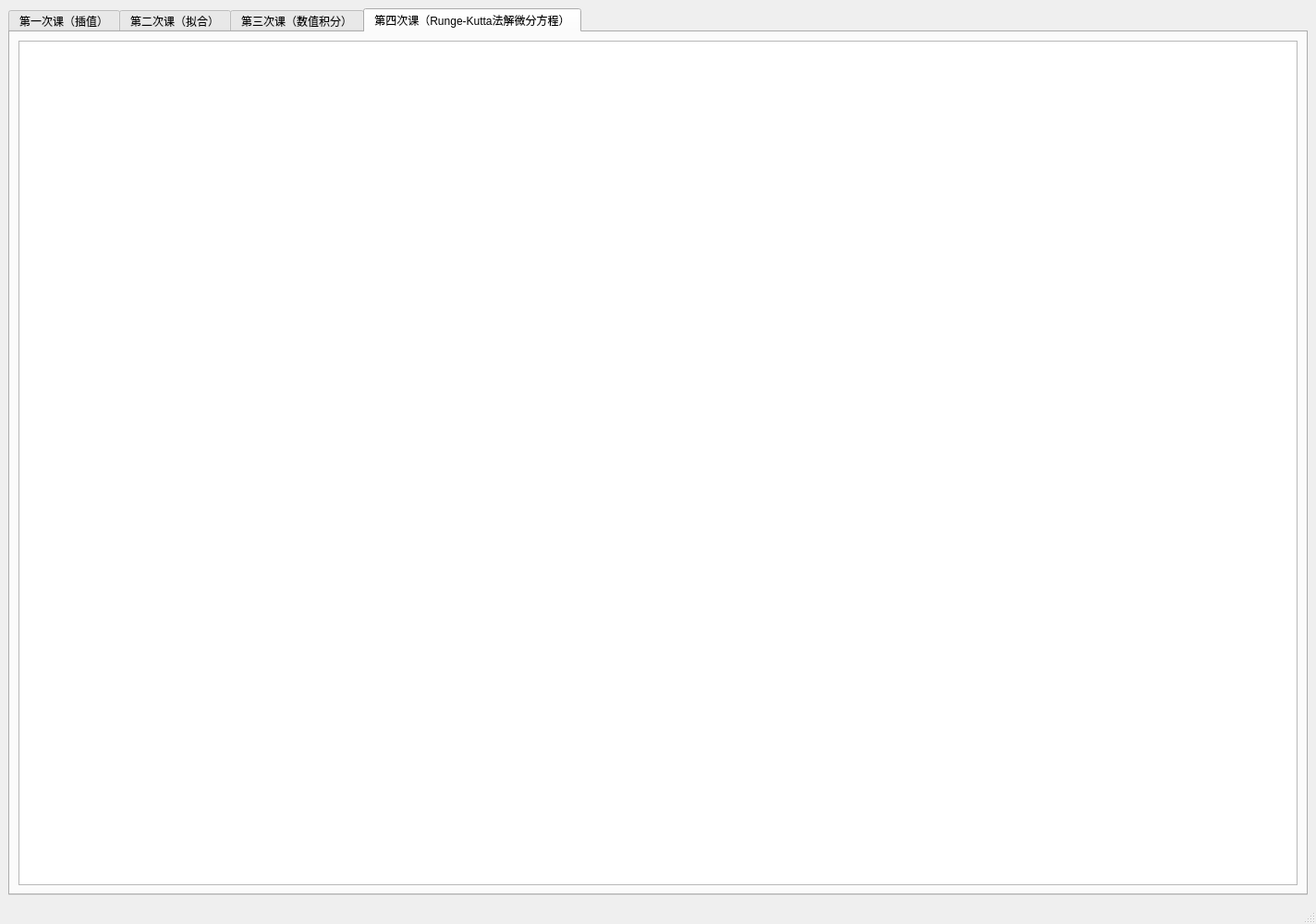
<?xml version="1.0" encoding="UTF-8"?>
<ui version="4.0">
 <class>MainWindow</class>
 <widget class="QMainWindow" name="MainWindow">
  <property name="geometry">
   <rect>
    <x>0</x>
    <y>0</y>
    <width>1424</width>
    <height>1000</height>
   </rect>
  </property>
  <property name="windowTitle">
   <string>MainWindow</string>
  </property>
  <widget class="QWidget" name="centralwidget">
   <layout class="QGridLayout" name="gridLayout_5">
    <item row="1" column="0">
     <widget class="QTabWidget" name="tabWidget">
      <property name="currentIndex">
       <number>3</number>
      </property>
      <widget class="QWidget" name="tab">
       <attribute name="title">
        <string>第一次课（插值）</string>
       </attribute>
       <widget class="QChartView" name="graphicsView">
        <property name="geometry">
         <rect>
          <x>0</x>
          <y>30</y>
          <width>1001</width>
          <height>851</height>
         </rect>
        </property>
       </widget>
       <widget class="QGroupBox" name="groupBox">
        <property name="geometry">
         <rect>
          <x>1020</x>
          <y>30</y>
          <width>91</width>
          <height>182</height>
         </rect>
        </property>
        <property name="title">
         <string>一次曲线</string>
        </property>
        <layout class="QGridLayout" name="gridLayout">
         <item row="0" column="0">
          <widget class="QLabel" name="label">
           <property name="text">
            <string>x1:</string>
           </property>
          </widget>
         </item>
         <item row="0" column="1">
          <widget class="QLineEdit" name="lineEdit_oneX1"/>
         </item>
         <item row="1" column="0">
          <widget class="QLabel" name="label_2">
           <property name="text">
            <string>y1:</string>
           </property>
          </widget>
         </item>
         <item row="1" column="1">
          <widget class="QLineEdit" name="lineEdit_oneY1"/>
         </item>
         <item row="2" column="0">
          <widget class="QLabel" name="label_4">
           <property name="text">
            <string>x2:</string>
           </property>
          </widget>
         </item>
         <item row="2" column="1">
          <widget class="QLineEdit" name="lineEdit_oneX2"/>
         </item>
         <item row="3" column="0">
          <widget class="QLabel" name="label_3">
           <property name="text">
            <string>y2:</string>
           </property>
          </widget>
         </item>
         <item row="3" column="1">
          <widget class="QLineEdit" name="lineEdit_oneY2"/>
         </item>
         <item row="4" column="1">
          <widget class="QPushButton" name="pushButton_oneOK">
           <property name="text">
            <string>确定</string>
           </property>
          </widget>
         </item>
        </layout>
       </widget>
       <widget class="QGroupBox" name="groupBox_2">
        <property name="geometry">
         <rect>
          <x>1030</x>
          <y>240</y>
          <width>91</width>
          <height>240</height>
         </rect>
        </property>
        <property name="title">
         <string>二次曲线</string>
        </property>
        <layout class="QGridLayout" name="gridLayout_2">
         <item row="0" column="0">
          <widget class="QLabel" name="label_8">
           <property name="text">
            <string>x1:</string>
           </property>
          </widget>
         </item>
         <item row="0" column="1">
          <widget class="QLineEdit" name="lineEdit_twoX1"/>
         </item>
         <item row="1" column="0">
          <widget class="QLabel" name="label_7">
           <property name="text">
            <string>y1:</string>
           </property>
          </widget>
         </item>
         <item row="1" column="1">
          <widget class="QLineEdit" name="lineEdit_twoY1"/>
         </item>
         <item row="2" column="0">
          <widget class="QLabel" name="label_5">
           <property name="text">
            <string>x2:</string>
           </property>
          </widget>
         </item>
         <item row="2" column="1">
          <widget class="QLineEdit" name="lineEdit_twoX2"/>
         </item>
         <item row="3" column="0">
          <widget class="QLabel" name="label_6">
           <property name="text">
            <string>y2:</string>
           </property>
          </widget>
         </item>
         <item row="3" column="1">
          <widget class="QLineEdit" name="lineEdit_twoY2"/>
         </item>
         <item row="4" column="0">
          <widget class="QLabel" name="label_9">
           <property name="text">
            <string>x3:</string>
           </property>
          </widget>
         </item>
         <item row="4" column="1">
          <widget class="QLineEdit" name="lineEdit_twoX3"/>
         </item>
         <item row="5" column="0">
          <widget class="QLabel" name="label_10">
           <property name="text">
            <string>y3:</string>
           </property>
          </widget>
         </item>
         <item row="5" column="1">
          <widget class="QLineEdit" name="lineEdit_twoY3"/>
         </item>
         <item row="6" column="1">
          <widget class="QPushButton" name="pushButton_twoOK">
           <property name="text">
            <string>确定</string>
           </property>
          </widget>
         </item>
        </layout>
       </widget>
       <widget class="QGroupBox" name="groupBox_3">
        <property name="geometry">
         <rect>
          <x>1170</x>
          <y>20</y>
          <width>111</width>
          <height>298</height>
         </rect>
        </property>
        <property name="title">
         <string>三次曲线</string>
        </property>
        <layout class="QGridLayout" name="gridLayout_3">
         <item row="0" column="0">
          <widget class="QLabel" name="label_11">
           <property name="text">
            <string>x1:</string>
           </property>
          </widget>
         </item>
         <item row="0" column="1">
          <widget class="QLineEdit" name="lineEdit_threeX1"/>
         </item>
         <item row="1" column="0">
          <widget class="QLabel" name="label_12">
           <property name="text">
            <string>y1:</string>
           </property>
          </widget>
         </item>
         <item row="1" column="1">
          <widget class="QLineEdit" name="lineEdit_threeY1"/>
         </item>
         <item row="2" column="0">
          <widget class="QLabel" name="label_13">
           <property name="text">
            <string>x2:</string>
           </property>
          </widget>
         </item>
         <item row="2" column="1">
          <widget class="QLineEdit" name="lineEdit_threeX2"/>
         </item>
         <item row="3" column="0">
          <widget class="QLabel" name="label_14">
           <property name="text">
            <string>y2:</string>
           </property>
          </widget>
         </item>
         <item row="3" column="1">
          <widget class="QLineEdit" name="lineEdit_threeY2"/>
         </item>
         <item row="4" column="0">
          <widget class="QLabel" name="label_15">
           <property name="text">
            <string>x3:</string>
           </property>
          </widget>
         </item>
         <item row="4" column="1">
          <widget class="QLineEdit" name="lineEdit_threeX3"/>
         </item>
         <item row="5" column="0">
          <widget class="QLabel" name="label_16">
           <property name="text">
            <string>y3:</string>
           </property>
          </widget>
         </item>
         <item row="5" column="1">
          <widget class="QLineEdit" name="lineEdit_threeY3"/>
         </item>
         <item row="6" column="0">
          <widget class="QLabel" name="label_18">
           <property name="text">
            <string>x4:</string>
           </property>
          </widget>
         </item>
         <item row="6" column="1">
          <widget class="QLineEdit" name="lineEdit_threeX4"/>
         </item>
         <item row="7" column="0">
          <widget class="QLabel" name="label_17">
           <property name="text">
            <string>y4:</string>
           </property>
          </widget>
         </item>
         <item row="7" column="1">
          <widget class="QLineEdit" name="lineEdit_threeY4"/>
         </item>
         <item row="8" column="1">
          <widget class="QPushButton" name="pushButton_threeOK">
           <property name="text">
            <string>确定</string>
           </property>
          </widget>
         </item>
        </layout>
       </widget>
       <widget class="QGroupBox" name="groupBox_4">
        <property name="geometry">
         <rect>
          <x>1150</x>
          <y>570</y>
          <width>132</width>
          <height>65</height>
         </rect>
        </property>
        <property name="title">
         <string>例2.2.1</string>
        </property>
        <layout class="QGridLayout" name="gridLayout_4">
         <item row="0" column="0">
          <widget class="QLineEdit" name="lineEdit_result221"/>
         </item>
        </layout>
       </widget>
      </widget>
      <widget class="QWidget" name="tab_2">
       <attribute name="title">
        <string>第二次课（拟合）</string>
       </attribute>
       <layout class="QGridLayout" name="gridLayout_6">
        <item row="0" column="0">
         <widget class="QChartView" name="graphicsView_651"/>
        </item>
       </layout>
      </widget>
      <widget class="QWidget" name="tab_3">
       <attribute name="title">
        <string>第三次课（数值积分）</string>
       </attribute>
       <layout class="QGridLayout" name="gridLayout_8">
        <item row="0" column="0">
         <widget class="QChartView" name="graphicsView_robot"/>
        </item>
       </layout>
      </widget>
      <widget class="QWidget" name="tab_4">
       <attribute name="title">
        <string>第四次课（Runge-Kutta法解微分方程）</string>
       </attribute>
       <layout class="QGridLayout" name="gridLayout_7">
        <item row="0" column="0">
         <widget class="QChartView" name="graphicsView_RungeKutta"/>
        </item>
       </layout>
      </widget>
     </widget>
    </item>
   </layout>
  </widget>
  <widget class="QMenuBar" name="menubar">
   <property name="geometry">
    <rect>
     <x>0</x>
     <y>0</y>
     <width>1424</width>
     <height>21</height>
    </rect>
   </property>
  </widget>
  <widget class="QStatusBar" name="statusbar"/>
 </widget>
 <customwidgets>
  <customwidget>
   <class>QChartView</class>
   <extends>QGraphicsView</extends>
   <header location="global">qchartview.h</header>
  </customwidget>
 </customwidgets>
 <resources/>
 <connections/>
</ui>
